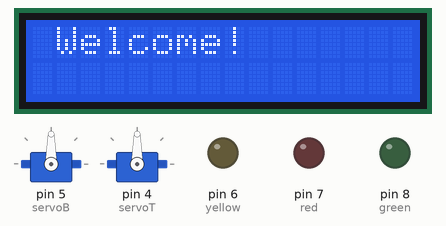
Bench run of a sketch on a simulated Arduino Uno, built with avr-gcc and run on an emulated ATmega328P. Shown: 2 × servo, 16×2 character LCD, output pins drawn as LEDs (lit = HIGH).

Above: at 0.1 s.
At 2.4 s:
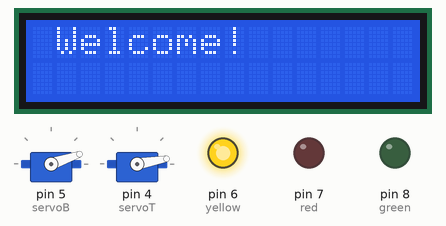
At 3.6 s:
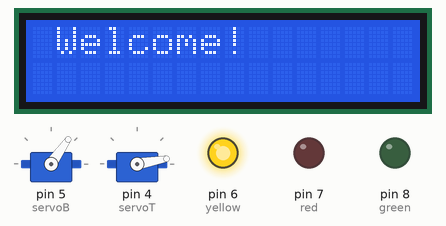
At 4.8 s:
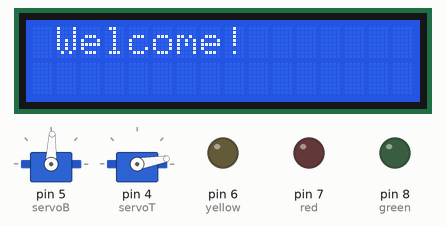
At 6.6 s:
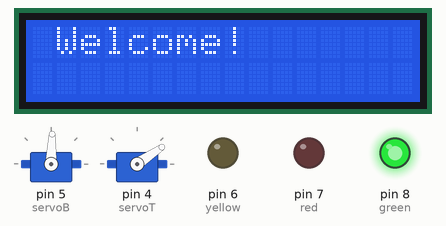
At 8.4 s:
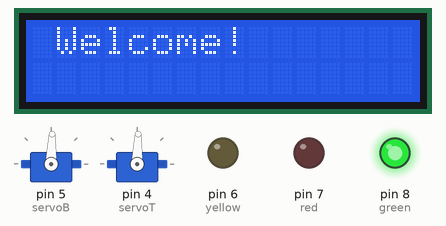
Timing chart, 0 to 10.0 s (numbered marks = the images above):
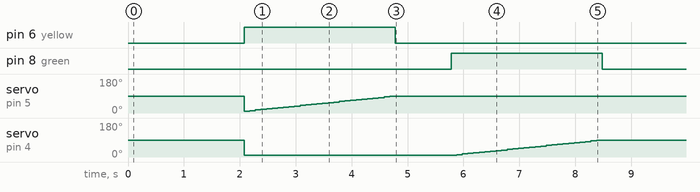

The sketch:

PT_TIPNo-08.ino
```cpp
#include <pt.h>
#include<UltraDistSensor.h>
#include <Wire.h>
#include <LiquidCrystal_I2C.h>
#include <Servo.h>

Servo servoB;
Servo servoT;

LiquidCrystal_I2C lcd(0x27, 16, 2);
UltraDistSensor ultrasonic;

float reading;
const int red = 7;
const int yellow = 6;
const int green = 8;
const int buzzer = 9;
int pos = 0;
static struct pt pt1, pt2, pt3;


void obstacle() {
  reading = ultrasonic.distanceInCm();
  delay(100);
  Serial.println(reading);
  lcd.clear();
  lcd.setCursor(0, 0);
  lcd.print(reading);
  delay(1000);
  if (reading <= 20) {
    digitalWrite(buzzer, HIGH);
    digitalWrite(red, HIGH);
  }
  else {
    digitalWrite(buzzer, LOW);
    digitalWrite(red, LOW);
  }
}


void setup() {
  PT_INIT(&pt1);
  PT_INIT(&pt2);
  PT_INIT(&pt3);
  pinMode(red, OUTPUT);
  pinMode(yellow, OUTPUT);
  pinMode(green, OUTPUT);
  servoB.attach(5);
  servoT.attach(4);
  lcd.init();
  lcd.backlight();
  Serial.begin(9600);
  lcd.clear();
  lcd.setCursor(0, 0);
  lcd.print(" Welcome! ");
  delay(2000);
  ultrasonic.attach(2, 3);//Trigger pin , Echo pin
  servoT.write(10);
  servoB.write(10);

  digitalWrite(yellow, HIGH);
  for (pos = 10; pos <= 90; pos += 3) {
    servoB.write(pos);
    delay(100);
  }
  digitalWrite(yellow, LOW);
  delay(1000);

  digitalWrite(green, HIGH);
  for (pos = 10; pos <= 90; pos += 3) {
    servoT.write(pos);
    delay(100);
  }
  digitalWrite(green, LOW);
  delay(1000);

}

void loop() {

}
```
